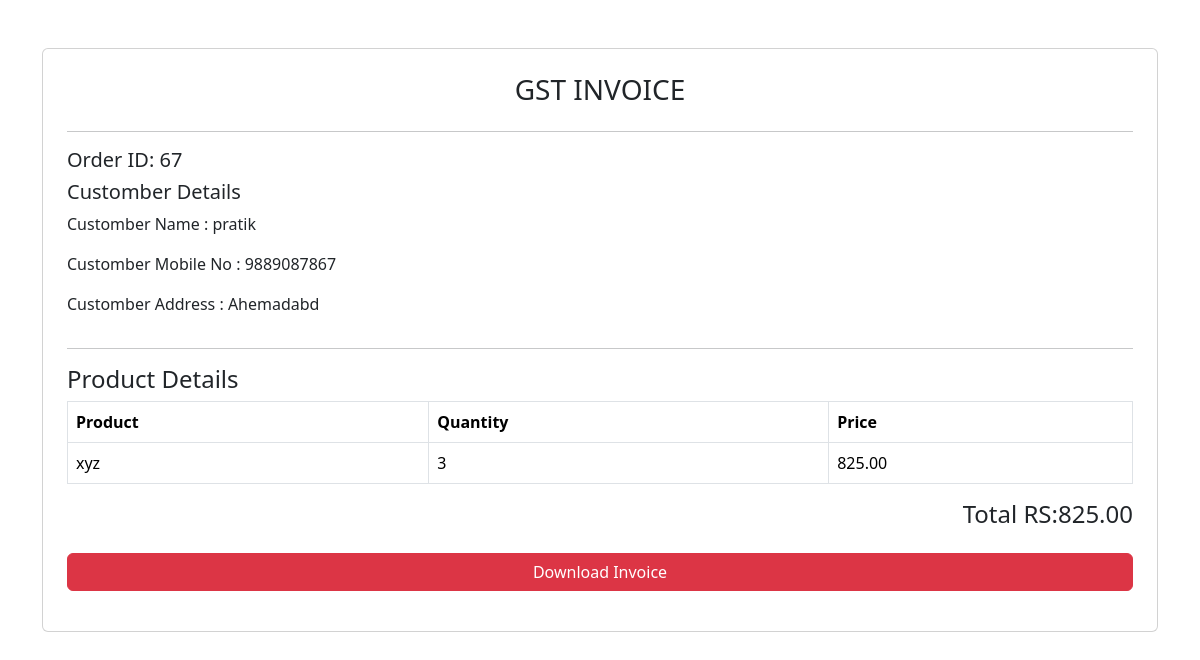
Screenshot of /invoice-view/67/ with the database file from the repository.
### GroceryApp/models.py (models this page shows, shortened)
class Order(models.Model):
    customer = models.ForeignKey(Customer,on_delete=models.CASCADE, null=True,blank=True)
    customername =  models.CharField(max_length=150)
    customerphone = models.CharField(max_length=15)
    customeraddress = models.TextField()
    product = models.ForeignKey(Product, on_delete=models.CASCADE)
    quantity = models.PositiveIntegerField(default=1)
    totalamount = models.DecimalField(max_digits=10,decimal_places=2)
    payment_method = models.CharField(max_length=50)
    payment_status = models.CharField(
        max_length=20,
        default="Pending"
    )
    order_status = models.CharField(
        max_length=20,
        default="Pending"
    )
    TRACKING_CHOICES =[
        ('Order Placed','Order Placed'),
        ('Shipped','Shipped'),
        ('Out For Delivery','Out For Delivery'),
        ('Delivered','Delivered'),
        ('Cancelled','Cancelled'),
    ]
    tracking_status = models.CharField(max_length=60,choices=TRACKING_CHOICES,default='Order Placed')
    created_at = models.DateTimeField(auto_now_add=True)
    updated_at = models.DateTimeField(auto_now=True)
    shipped_at = models.DateTimeField(null=True, blank=True)
    out_for_delivery_at = models.DateTimeField(null=True,blank=True)
    deliverd_at = models.DateTimeField(null=True,blank=True)

class Product(models.Model):
    productname = models.CharField(max_length=200)
    category = models.ForeignKey(Category, on_delete=models.CASCADE, related_name='products')
    description = models.TextField(blank=True, null=True)
    price = models.DecimalField(max_digits=10, decimal_places=2)
    stock = models.PositiveBigIntegerField(default=0)
    main_image = models.ImageField(upload_to='products/', null=True, blank=True)
    status = models.BooleanField(default=True)

### GroceryApp/views.py (the view)
# urls.py: path("invoice-view/<int:id>/",views.invoice_view,name="invoice_view"),
def invoice_view(request, id):
    order = Order.objects.get(id=id)
    return render(request,"invoice_view.html",{"order":order})

### templates/invoice_view.html (shortened to what this page needs)
{% block content %}
<!DOCTYPE html>
<html lang="en">
<head>
    <link href="https://cdn.jsdelivr.net/npm/bootstrap@5.3.3/dist/css/bootstrap.min.css" rel="stylesheet">
</head>
<body>
      <div class="container mt-5">
        <div class="card show p-4">
                <h3 class="text-center">GST INVOICE</h3><hr>
                <h5>Order ID: {{order.id}}</h5>
                <h5>Customber Details</h5>
                <p>Customber Name : {{ order.customername }}</p>
                <p>Customber Mobile No : {{ order.customerphone }}</p>
                <p>Customber Address : {{ order.customeraddress }}</p>
            <hr>
            <h4>Product Details</h4>
            <table class="table table-bordered">
                <tr>
                    <th>Product</th>
                    <th>Quantity</th>
                    <th>Price</th>
                </tr>
                <tr>
                    <td>{{ order.product.productname }}</td>
                    <td>{{ order.quantity }}</td>
                    <td>{{ order.totalamount }}</td>
                </tr>
            </table>
            <h4 class="text-end">Total RS:{{order.totalamount}}</h4>
            <button onclick="window.print()" class="btn btn-danger w-100 my-3 no-print">Download Invoice</button>
        </div>
      </div>
</body>
</html>
{% endblock %}

### rows the page displays
Order: id "67", customername "pratik", customerphone "9889087867", customeraddress "Ahemadabd", product.productname "xyz", quantity "3", totalamount "825.00"
